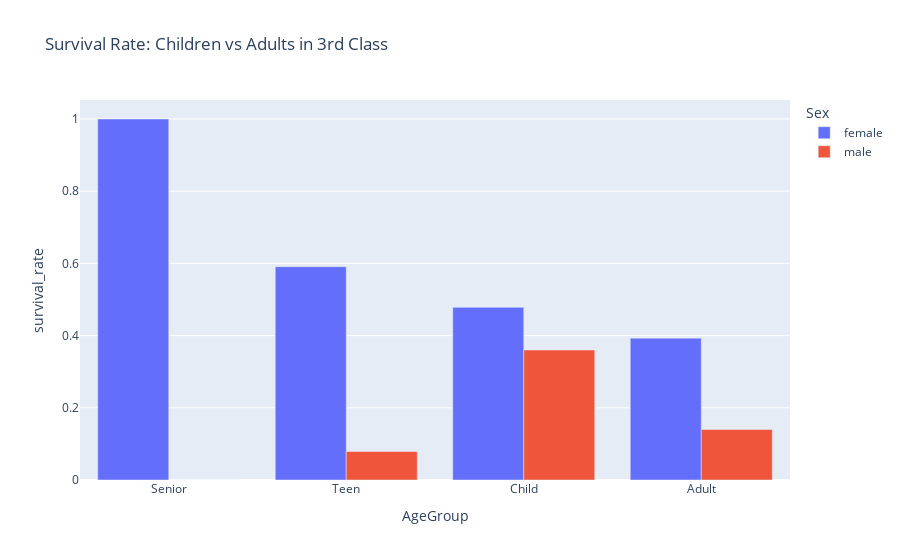

Notebook cell for this chart:
### Code cell
import plotly.express as px

def visualize_demographic(df_result):
    # filter for only 3rd class
    subset = df_result[df_result['Pclass'] == 3]
    
    fig = px.bar(
        subset,
        x="AgeGroup",
        y="survival_rate",
        color="Sex",
        barmode="group",
        hover_data=["n_passengers", "n_survivors"],
        title="Survival Rate: Children vs Adults in 3rd Class"
    )
    
    return fig

fig = visualize_demographic(df_result)
fig.show()

### Figure 1 — Plotly figure (JSON) as saved in the notebook; plotly's stock layout.template omitted (floating-point values rounded to 4 significant figures)
{"data": [{"alignmentgroup": "True", "customdata": [[1, 1], [22, 13], [23, 11], [56, 22]], "hovertemplate": "Sex=female<br>AgeGroup=%{x}<br>survival_rate=%{y}<br>n_passengers=%{customdata[0]}<br>n_survivors=%{customdata[1]}<extra></extra>", "legendgroup": "female", "marker": {"color": "#636efa", "pattern": {"shape": ""}}, "name": "female", "offsetgroup": "female", "orientation": "v", "showlegend": true, "textposition": "auto", "type": "bar", "x": ["Senior", "Teen", "Child", "Adult"], "xaxis": "x", "y": [1.0, 0.5909, 0.4783, 0.3929], "yaxis": "y"}, {"alignmentgroup": "True", "customdata": [[25, 9], [186, 26], [38, 3], [4, 0]], "hovertemplate": "Sex=male<br>AgeGroup=%{x}<br>survival_rate=%{y}<br>n_passengers=%{customdata[0]}<br>n_survivors=%{customdata[1]}<extra></extra>", "legendgroup": "male", "marker": {"color": "#EF553B", "pattern": {"shape": ""}}, "name": "male", "offsetgroup": "male", "orientation": "v", "showlegend": true, "textposition": "auto", "type": "bar", "x": ["Child", "Adult", "Teen", "Senior"], "xaxis": "x", "y": [0.36, 0.1398, 0.07895, 0.0], "yaxis": "y"}], "layout": {"barmode": "group", "legend": {"title": {"text": "Sex"}, "tracegroupgap": 0}, "title": {"text": "Survival Rate: Children vs Adults in 3rd Class"}, "xaxis": {"anchor": "y", "domain": [0, 1], "title": {"text": "AgeGroup"}}, "yaxis": {"anchor": "x", "domain": [0, 1], "title": {"text": "survival_rate"}}}}
